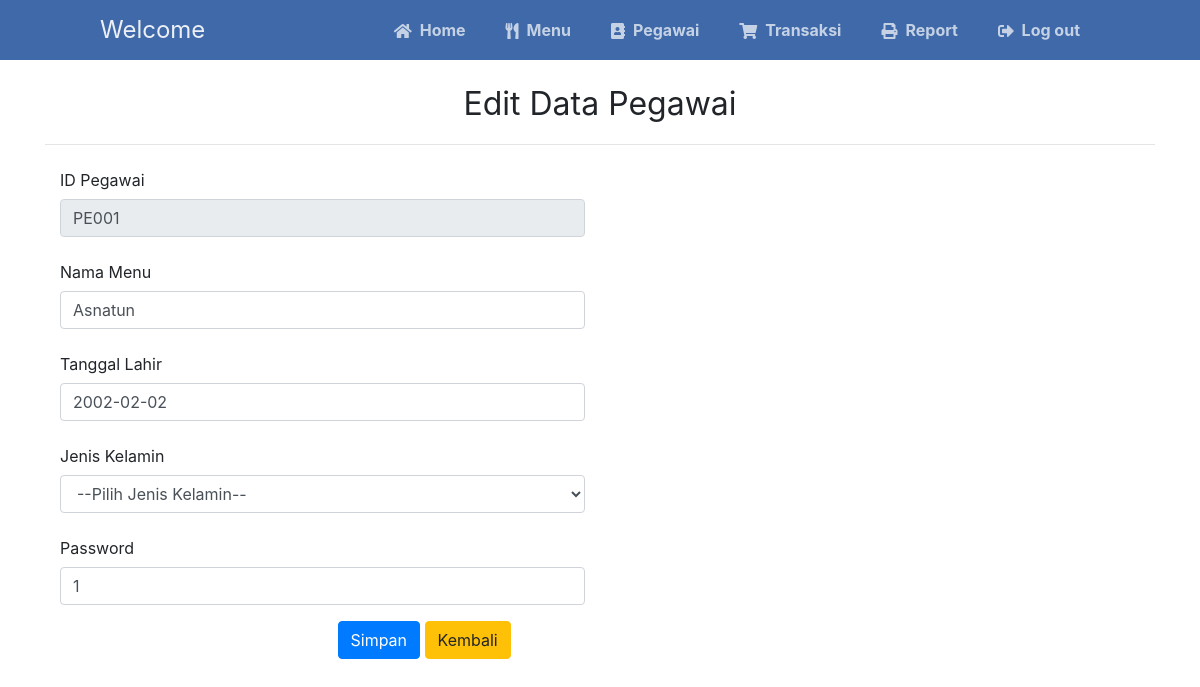
Page /pegawai_edit.php?id=PE001 (signed in) on the committed database.
### tables this page shows
CREATE TABLE `pegawai` (
  `id_pegawai` char(7) NOT NULL,
  `nama_pegawai` varchar(20) DEFAULT NULL,
  `tgl_lahir` date DEFAULT NULL,
  `jenis_kelamin` varchar(13) DEFAULT NULL,
  `pw_pegawai` varchar(12) DEFAULT NULL
);

### pegawai_edit.php (the view, shortened to what this page needs)
<?php
include 'koneksi.php';
?>
<!DOCTYPE html>
<html lang="en">
<head>
    <link rel="stylesheet" type="text/css" href="css/bootstrap.min.css">
    <link rel="stylesheet" type="text/css" href="style.css">
    <link rel="stylesheet" href="https://use.fontawesome.com/releases/v5.7.1/css/all.css">
</head>
<body>
    <nav class="navtop">
        <div>
            <h1>Welcome</h1>
            <a href="index.php"><i class="fas fa-home"></i>Home</a>
            <a href="menu.php"><i class="fas fa-utensils"></i>Menu</a>
            <a href="pegawai.php"><i class="fas fa-address-book"></i>Pegawai</a>
            <a href="transaksi.php"><i class="fas fa-shopping-cart"></i>Transaksi</a>
            <a href="report.php" target="blank"><i class="fas fa-print"></i>Report</a>
            <a href="logout.php" onclick="return confirm('Log out Sekarang?')"><i class="fas fa-sign-out-alt"></i>Log out</a>
        </div>
    </nav>
    <div class="container" style="margin-top:20px">
        <center>
            <font size="6">Edit Data Pegawai</font>
        </center>
        <hr>
        <?php
        if (isset($_GET['id'])) {
            $id = $_GET['id'];
            $stid = mysqli_query($koneksi, "SELECT * FROM pegawai WHERE id_pegawai = '$id'");
            while ($d = mysqli_fetch_array($stid)) {
        ?>
                <form action="" method="post">
                    <div class="item form-group">
                        <label class="col-form-label col-md-3 col-sm-3 label-align">ID Pegawai</label>
                        <div class="col-md-6 col-sm-6">
                            <input readonly type="text" name="id_pegawai" class="form-control" value="<?= $d['id_pegawai'] ?>">
                        </div>
                    </div>
                    <div class="item form-group">
                        <label class="col-form-label col-md-3 col-sm-3 label-align">Nama Menu</label>
                        <div class="col-md-6 col-sm-6">
                            <input type="text" name="nama" class="form-control" value="<?= $d['nama_pegawai'] ?>">
                        </div>
                    </div>
                    <div class="item form-group">
                        <label class="col-form-label col-md-3 col-sm-3 label-align">Tanggal Lahir</label>
                        <div class="col-md-6 col-sm-6">
                            <input type="text" name="tgl_lahir" class="form-control" value="<?= $d['tgl_lahir'] ?>">
                        </div>
                    </div>
                    <div class="item form-group">
                        <label class="col-form-label col-md-3 col-sm-3 label-align">Jenis Kelamin</label>
                        <div class="col-md-6 col-sm-6">
                            <select name="jk" class="form-control" value="<?= $d['jenis_kelamin'] ?>">
                                <option value="">--Pilih Jenis Kelamin--</option>
                            </select>
                        </div>
                    </div>
                    <div class="item form-group">
                        <label class="col-form-label col-md-3 col-sm-3 label-align">Password</label>
                        <div class="col-md-6 col-sm-6">
                            <input type="text" name="pw" class="form-control" value="<?= $d['pw_pegawai'] ?>">
                        </div>
                    </div>
                    <div class="item form-group">
                        <div class="col-md-6 col-sm-6 offset-md-3">
                            <input type="submit" name="submit" class="btn btn-primary" value="Simpan">
                            <a href="pegawai.php" class="btn btn-warning">Kembali</a>
                        </div>
                    </div>
                </form>
        <?php }
        }  ?>
    </div>
</body>
</html>

### style.css (style rules this page uses)
body { background-color: #FFFFFF; margin: 0; }
.navtop { background-color: #3f69a8; height: 60px; width: 100%; border: 0; position: sticky; }
.navtop div { display: flex; margin: 0 auto; width: 1000px; height: 100%; }
.navtop div h1, .navtop div a { display: inline-flex; align-items: center; }
.navtop div h1 { flex: 1; font-size: 24px; padding: 0; margin: 0; color: #ecf0f6; font-weight: normal; }
.navtop div a { padding: 0 20px; text-decoration: none; color: #c5d2e5; font-weight: bold; }
.navtop div a i { padding: 2px 8px 0 0; }

### rows in the picture
pegawai: id_pegawai "PE001", nama "Asnatun", tgl_lahir "2002-02-02", pw "1"
